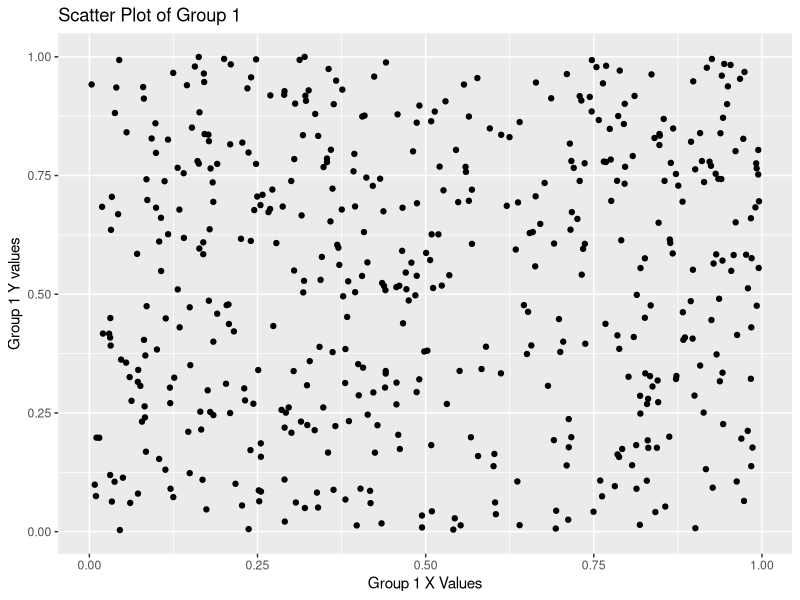
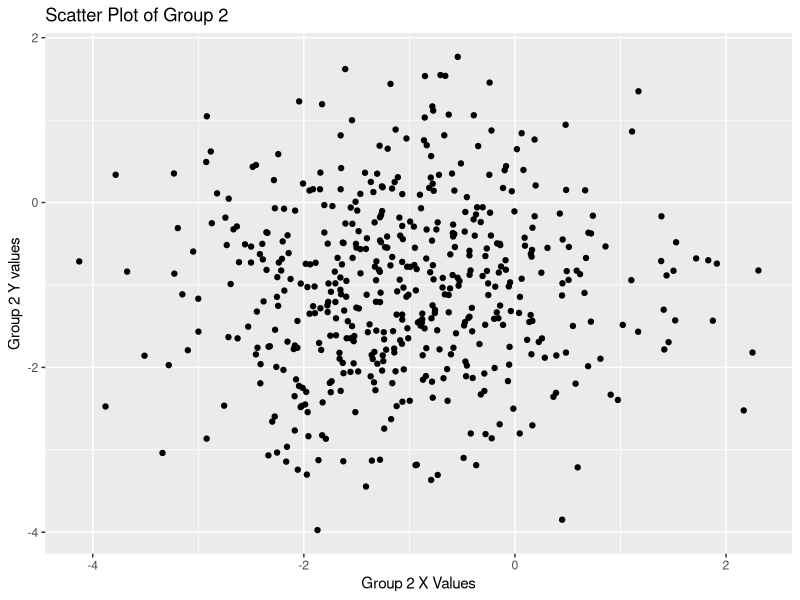
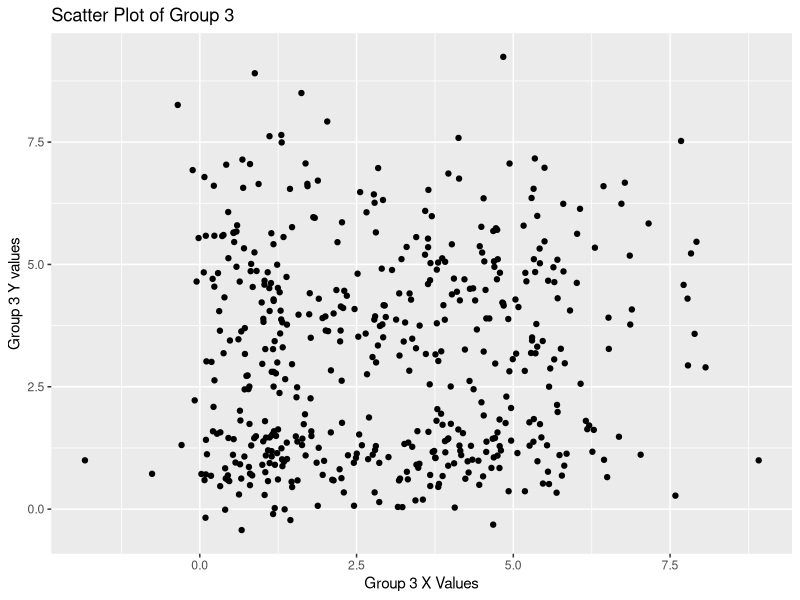

Recreate these plots in R, in order.
#Install and load necessary libraries
install.packages("ggplot2")

library(ggplot2)


#Read the data from file
#setwd("C://Users//Strut//Documents//School//Grad School//Classes//CS 567 - Computational Statistics//R_Workbook//Seminar_Codes//Data//")
#getwd()

setwd(file.path(getwd(), "Data"))
getwd()
data <- read.csv("seminartwodata.csv", header = FALSE)


#Define function for Pearson's R and R^2

calc_pearson <- function(g)
{
  x <- g[, 1]
  y <- g[, 2]
  r <- cor(x, y, method = "pearson")
  r2 <- r^2
  c <- cov(x, y)
  se <- sqrt(c(var(x), var(y)) / (length(x) - 2))
  sig <- cor.test(x, y)$p.value
  
  return(c(r = r, r2 = r2, covariance = c, significance = sig, standard_error = se))
}

# Define a function to calculate Spearman's rho
calc_spearman <- function(g) {
  x <- g[, 1]
  y <- g[, 2]
  rho <- cor(x, y, method = "spearman")
  c <- cov(x, y)
  se <- sqrt((2 * (2 * length(x) + 5)) / (9 * (length(x) - 1)))
  sig <- cor.test(x, y)$p.value
  return(c(rho = rho, covariance = c, significance = sig, standard_error = se))
}


#Separate the columns into pairs to be analyzed separately
g1 <- data[, c(1, 2)]
g2 <- data[, c(3, 4)]
g3 <- data[, c(5, 6)]


#Analyze the first two columns first
ggplot(g1, aes(x = g1[, 1], y = g1[, 2])) + geom_point() + xlab("Group 1 X Values") + ylab("Group 1 Y values") + ggtitle("Scatter Plot of Group 1")
p_r1 <- calc_pearson(g1)
c_r1 <- calc_spearman(g1)
p_r1
c_r1


#Analyze the second two columns
ggplot(g2, aes(x = g2[, 1], y = g2[, 2])) + geom_point() + xlab("Group 2 X Values") + ylab("Group 2 Y values") + ggtitle("Scatter Plot of Group 2")
p_r2 <- calc_pearson(g2)
c_r2 <- calc_spearman(g2)
p_r2
c_r2


#Analyze the third two columns
ggplot(g3, aes(x = g3[, 1], y = g3[, 2])) + geom_point() + xlab("Group 3 X Values") + ylab("Group 3 Y values") + ggtitle("Scatter Plot of Group 3")
p_r3 <- calc_pearson(g3)
c_r3 <- calc_spearman(g3)
p_r3
c_r3

